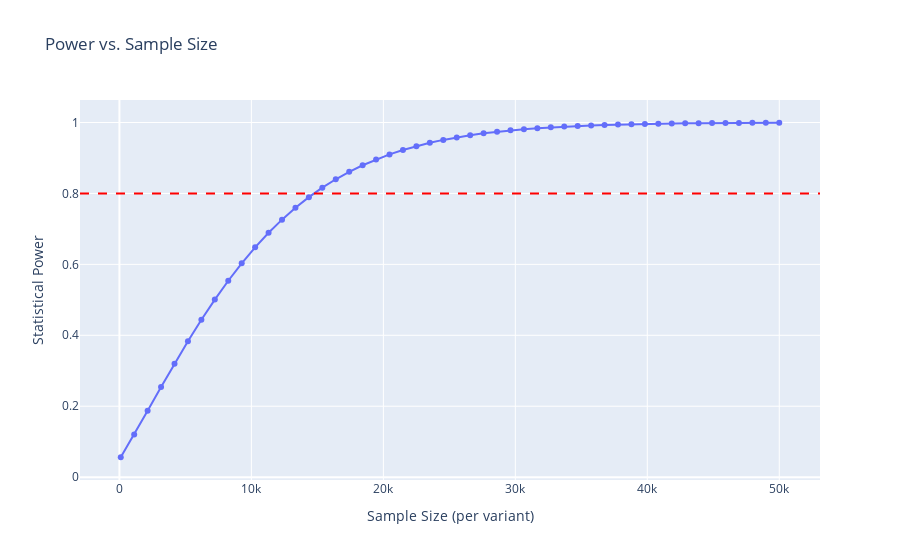

Notebook code cell kept with this figure:
### Code cell
# We can also visualize the power curve
fig = viz.plot_power_curve(baseline_rate=0.10, mde=0.01, max_n=50000)
fig.show()
